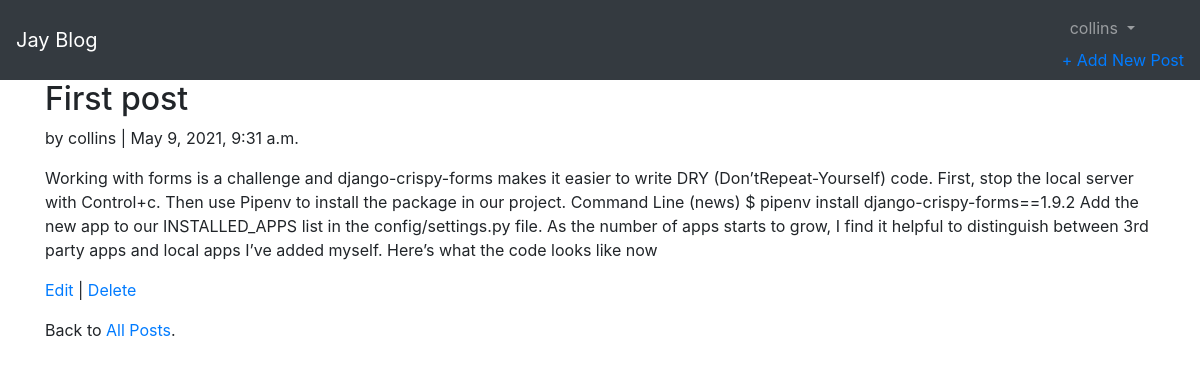
The app's page /blog/1/ (signed in) with its own data.
### accounts/models.py (models this page shows)
class CustomUser(AbstractUser):
    age = models.PositiveIntegerField(null=True, blank=True)

### blog/models.py (models this page shows, shortened)
class Article(models.Model):
    title = models.CharField(max_length=255)
    body = models.TextField()
    date = models.DateTimeField(auto_now_add=True)
    author = models.ForeignKey(
    get_user_model(),
    on_delete=models.CASCADE,
    )

### blog/views.py (the view)
class ArticleDetailView(LoginRequiredMixin, DetailView):
    model = Article
    template_name = 'article_detail.html'
    def get_context_data(self, **kwargs):
        context = super().get_context_data(**kwargs)
        context['comments'] = Comment.objects.all
        return context

### templates/article_detail.html
{% extends 'base.html' %}
{% block content %}
  <div class="article-entry">
    <h2>{{ object.title }}</h2>
    <p>by {{ object.author }} | {{ object.date }}</p>
    <p>{{ object.body }}</p>
  </div>
  <p><a href="{% url 'article_edit' article.pk %}">Edit</a> | <a href="{% url 'article_delete' article.pk %}">Delete</a></p>
  <p>Back to <a href="{% url 'article_list' %}">All Posts</a>.</p>
{% endblock content %}

### templates/base.html (shortened to what this page needs)
{% load static %}
<!DOCTYPE html>
<html>
<head>
  <link rel="stylesheet" href="https://stackpath.bootstrapcdn.com/bootstrap/4.5.0/css/bootstrap.min.css">
</head>
<body>
  <nav class="navbar navbar-expand-lg navbar-dark bg-dark">
    <a class="navbar-brand" href="{% url 'home' %}">Jay Blog</a>
    <div class="collapse navbar-collapse" id="navbarSupportedContent">
      {% if user.is_authenticated %}
        <ul class="navbar-nav ml-auto">
          <li class="nav-item">
            <a class="nav-link dropdown-toggle" href="#" id="navbarDropdown" role="button" data-toggle="dropdown" aria-haspopup="true" aria-expanded="false">
              {{ user.username }}
            </a>
            <a href="{% url 'article_new' %}">+ Add New Post </a>
          </li>
        </ul>
      {% endif %}
    </div>
  </nav>
  <main>
    <div class="container">
      {% block content %}
      {% endblock content %}
    </div>
  </main>
</body>
</html>

### records on screen
CustomUser: username "collins"
Article: title "First post", author "collins", date "May 9, 2021, 9:31 a.m.", body "Working with forms is a challenge and django-crispy-forms makes it easier to write DRY (Don’t\u0002Repeat-Yourself) code. First, stop the local server with Control+c. Then use Pipenv to install the package in our project. Command Line (news) $ pipenv install django-crispy-forms==1.9.2 Add the new app to our INSTALLED_APPS list in the config/settings.py file. As the number of apps starts to grow, I find it helpful to distinguish between 3rd party apps and local apps I’ve added myself. Here’s what the code looks like now"
